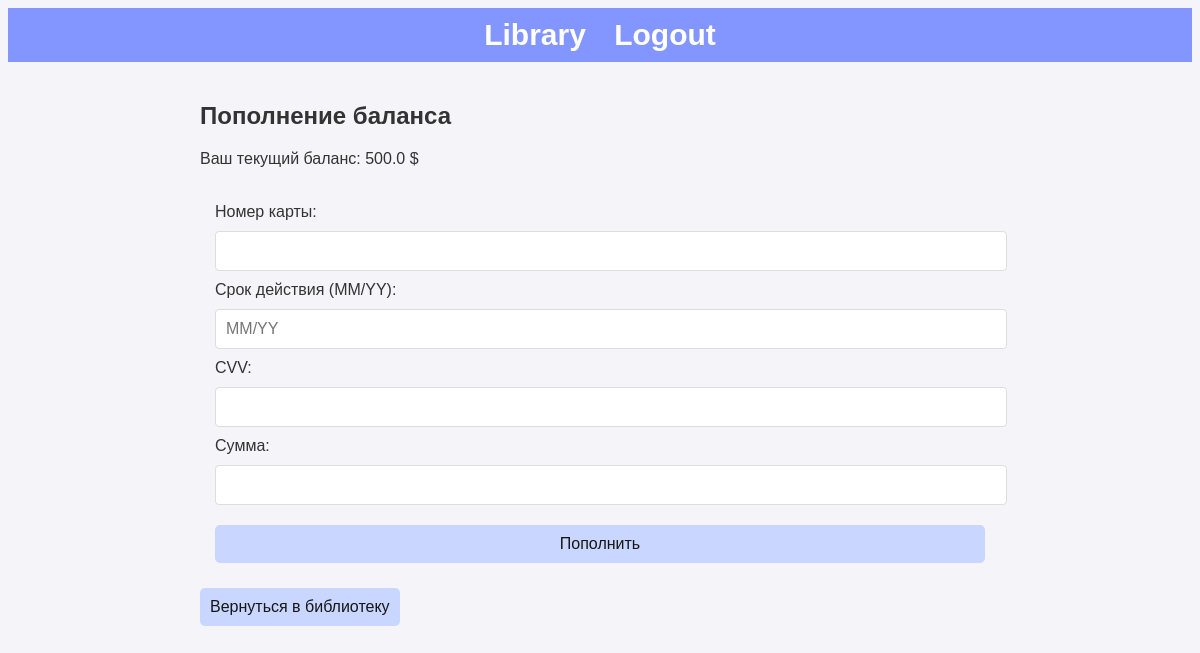
Before: /topup_balance (signed in) with the older database file.
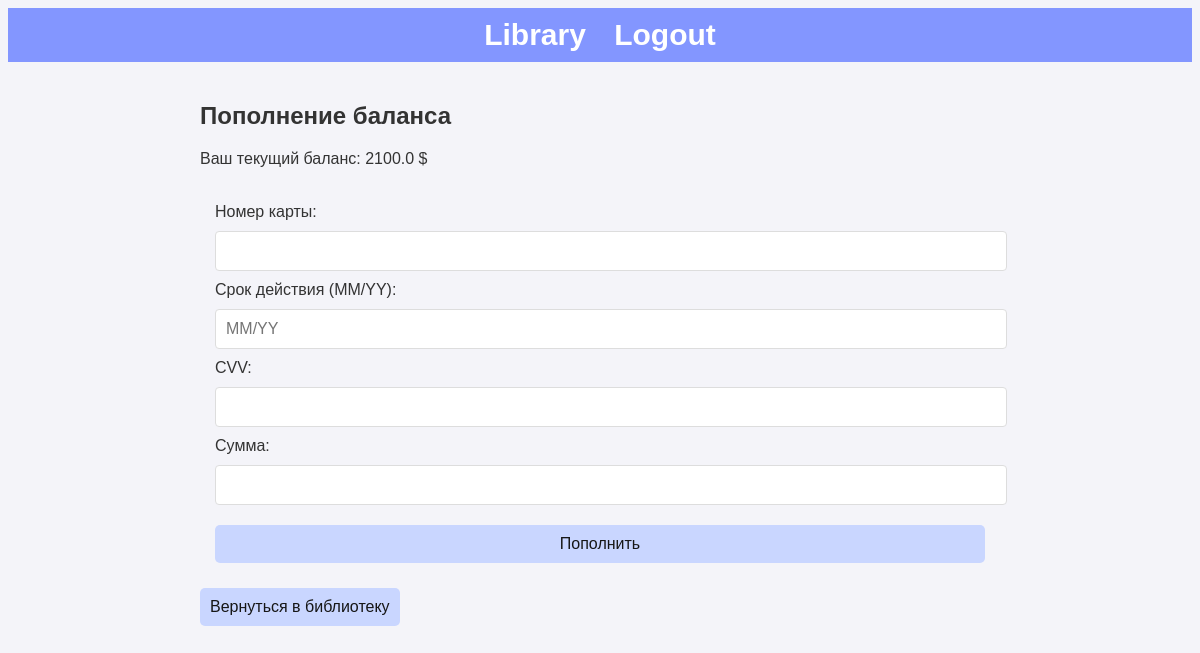
After: the same page with the newer database file.
### app.py (models this page shows)
class User(UserMixin, db.Model):
    __table_args__ = {'extend_existing': True}  # Добавляем extend_existing
    id = db.Column(db.Integer, primary_key=True)
    username = db.Column(db.String(150), unique=True, nullable=False)
    password = db.Column(db.String(150), nullable=False)
    balance = db.Column(db.Float, default=1000)  # Начальный баланс пользователя

### app.py (the view, shortened to what this page needs)
@app.route('/topup_balance', methods=['GET', 'POST'])
@login_required
def topup_balance():
    return render_template('topup_balance.html')

### app.py (called while the page is built)
@login_manager.user_loader
def load_user(user_id):
    return User.query.get(int(user_id))

### templates/topup_balance.html
{% extends "base.html" %}
{% block content %}
<h2>Пополнение баланса</h2>
<p>Ваш текущий баланс: {{ current_user.balance }} $</p>
<form action="{{ url_for('topup_balance') }}" method="post">
    <div>
        <label for="card_number">Номер карты:</label>
        <input type="text" id="card_number" name="card_number" maxlength="16" required>
    </div>
    <div>
        <label for="expiry_date">Срок действия (MM/YY):</label>
        <input type="text" id="expiry_date" name="expiry_date" maxlength="5" placeholder="MM/YY" required>
    </div>
    <div>
        <label for="cvv">CVV:</label>
        <input type="password" id="cvv" name="cvv" maxlength="3" required>
    </div>
    <div>
        <label for="amount">Сумма:</label>
        <input type="number" id="amount" name="amount" step="0.01" min="0.01" required>
    </div>
    <button class="button1" type="submit">Пополнить</button>
</form>
<a class="button1" href="{{ url_for('library') }}">Вернуться в библиотеку</a>
{% endblock %}

Changed rows visible on the page:
changed User: balance "500.0" → "2100.0"
